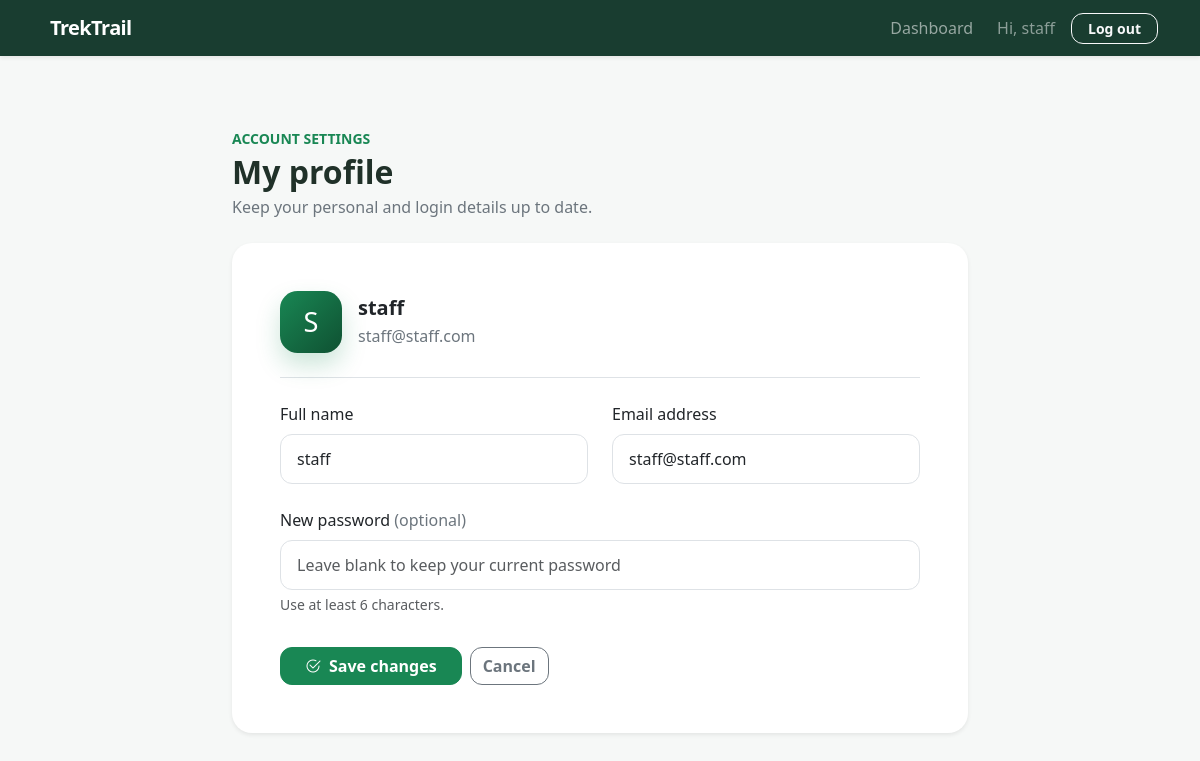
Page /user/profile (signed in) on the committed database.
### models.py (models this page shows)
class User(db.Model, UserMixin):
    __tablename__ = "users"
    id = db.Column(db.Integer, primary_key=True)
    name = db.Column(db.String(100), nullable=False)
    email = db.Column(db.String(120), unique=True, nullable=False)
    password = db.Column(db.String(255), nullable=False)
    role = db.Column(
        db.String(20),
        nullable=False,
        default="user"
    )
    role = db.Column(
        db.String(20),
        nullable=False,
        default="user"
    )
    status = db.Column(
        db.String(20),
        nullable=False,
        default="approved"
    )
    is_admin = db.Column(
        db.Boolean,
        default=False
    )
    created_at = db.Column(
        db.DateTime,
        default=datetime.utcnow
    )

### controller/user.py (the view, shortened to what this page needs)
@user_bp.route('/profile', methods=['GET', 'POST'])
@login_required
def profile():
    return render_template('user/profile.html', user=current_user)

### app.py (called while the page is built)
@login_manager.user_loader
def load_user(user_id):
    return User.query.get(int(user_id))

### templates/user/profile.html (shortened to what this page needs)
{% extends "layout.html" %}
{% block content %}
<div class="container py-4 py-lg-5">
    <div class="row justify-content-center"><div class="col-xl-8">
        <div class="mb-4"><p class="text-success fw-semibold small mb-1">ACCOUNT SETTINGS</p><h1 class="h2 fw-bold mb-1">My profile</h1><p class="text-secondary mb-0">Keep your personal and login details up to date.</p></div>
        <div class="card dashboard-card shadow-sm"><div class="card-body p-4 p-lg-5">
            <div class="d-flex align-items-center gap-3 pb-4 mb-4 border-bottom"><div class="brand-mark m-0 flex-shrink-0">{{ user.name[:1]|upper }}</div><div><h2 class="h5 fw-bold mb-1">{{ user.name }}</h2><p class="text-secondary mb-0">{{ user.email }}</p></div></div>
            <form method="post" action="{{ url_for('user.profile') }}">
                <div class="row g-4">
                    <div class="col-md-6"><label class="form-label" for="fullName">Full name</label><input class="form-control" id="fullName" name="fullName" value="{{ user.name }}" autocomplete="name" required></div>
                    <div class="col-md-6"><label class="form-label" for="email">Email address</label><input class="form-control" id="email" name="email" type="email" value="{{ user.email }}" autocomplete="email" required></div>
                    <div class="col-12"><label class="form-label" for="password">New password <span class="text-secondary fw-normal">(optional)</span></label><input class="form-control" id="password" name="password" type="password" minlength="6" autocomplete="new-password" placeholder="Leave blank to keep your current password"><div class="form-text">Use at least 6 characters.</div></div>
                    <div class="col-12 d-flex flex-wrap gap-2 pt-2"><button class="btn btn-success px-4" type="submit"><i class="bi bi-check2-circle me-2"></i>Save changes</button><a class="btn btn-outline-secondary" href="{{ url_for('user.dashboard') }}">Cancel</a></div>
                </div>
            </form>
        </div></div>
    </div></div>
</div>
{% endblock %}

### templates/layout.html (shortened to what this page needs)
<!doctype html>
<html lang="en">
<head>
    <link href="https://cdn.jsdelivr.net/npm/bootstrap@5.3.3/dist/css/bootstrap.min.css" rel="stylesheet">
    <link href="https://cdn.jsdelivr.net/npm/bootstrap-icons@1.11.3/font/bootstrap-icons.min.css" rel="stylesheet">
</head>
<body class="{% block body_class %}{% endblock %}">
    {% if current_user.is_authenticated %}
    <nav class="navbar navbar-expand-lg navbar-dark sticky-top shadow-sm">
        <div class="container">
            {% if current_user.role == 'staff' and current_user.status == 'approved' %}
            <a class="navbar-brand fw-bold" href="{{ url_for('staff.dashboard') }}">
                TrekTrail
            </a>
            {% else %}
            <a class="navbar-brand fw-bold" href="{{ url_for('user.dashboard') }}">
                <i class="bi bi-mountains me-2"></i>TrekTrail
            </a>
            {% endif %}
            <div class="collapse navbar-collapse" id="mainNav">
                <ul class="navbar-nav ms-auto align-items-lg-center gap-lg-2">
                    {% if current_user.role == 'staff' and current_user.status == 'approved' %}
                    <li class="nav-item"><a class="nav-link" href="{{ url_for('staff.dashboard') }}">Dashboard</a></li>
                    {% else %}
                    <li class="nav-item"><a class="nav-link" href="{{ url_for('user.dashboard') }}">Dashboard</a></li>
                    {% endif %}
                    <li class="nav-item"><span class="nav-link text-white-50">Hi, {{ current_user.name }}</span></li>
                    <li class="nav-item">
                        <form method="post" action="{{ url_for('auth.logout') }}">
                            <button class="btn btn-outline-light btn-sm px-3" type="submit">Log out</button>
                        </form>
                    </li>
                </ul>
            </div>
        </div>
    </nav>
    {% endif %}
    <main class="page-shell {% block main_class %}{% endblock %}">
        <div class="container pt-4">
        </div>
        {% block content %}{% endblock %}
    </main>
</body>
</html>

### templates/layout.html (style rules this page uses)
:root { --trek-green: #146c43; --trek-dark: #12372a; --trek-light: #edf7f1; }
body { min-height: 100vh; background: #f6f8f7; color: #203129; }
.navbar-brand { letter-spacing: -.03em; }
.navbar { background: rgba(18, 55, 42, .97); }
.page-shell { min-height: calc(100vh - 66px); }
.brand-mark { width: 62px; height: 62px; display: grid; place-items: center; margin: 0 auto; border-radius: 1.1rem; background: linear-gradient(135deg, #198754, #0f5132); box-shadow: 0 .75rem 1.5rem rgba(25, 135, 84, .22); color: #fff; font-size: 1.7rem; }
.form-control, .form-select { border-radius: .75rem; padding: .75rem 1rem; }
.btn { border-radius: .75rem; font-weight: 600; }
.dashboard-card { border: 0; border-radius: 1.25rem; }

### rows in the picture
User: name "staff", name "S", email "staff@staff.com", fullName "staff"
